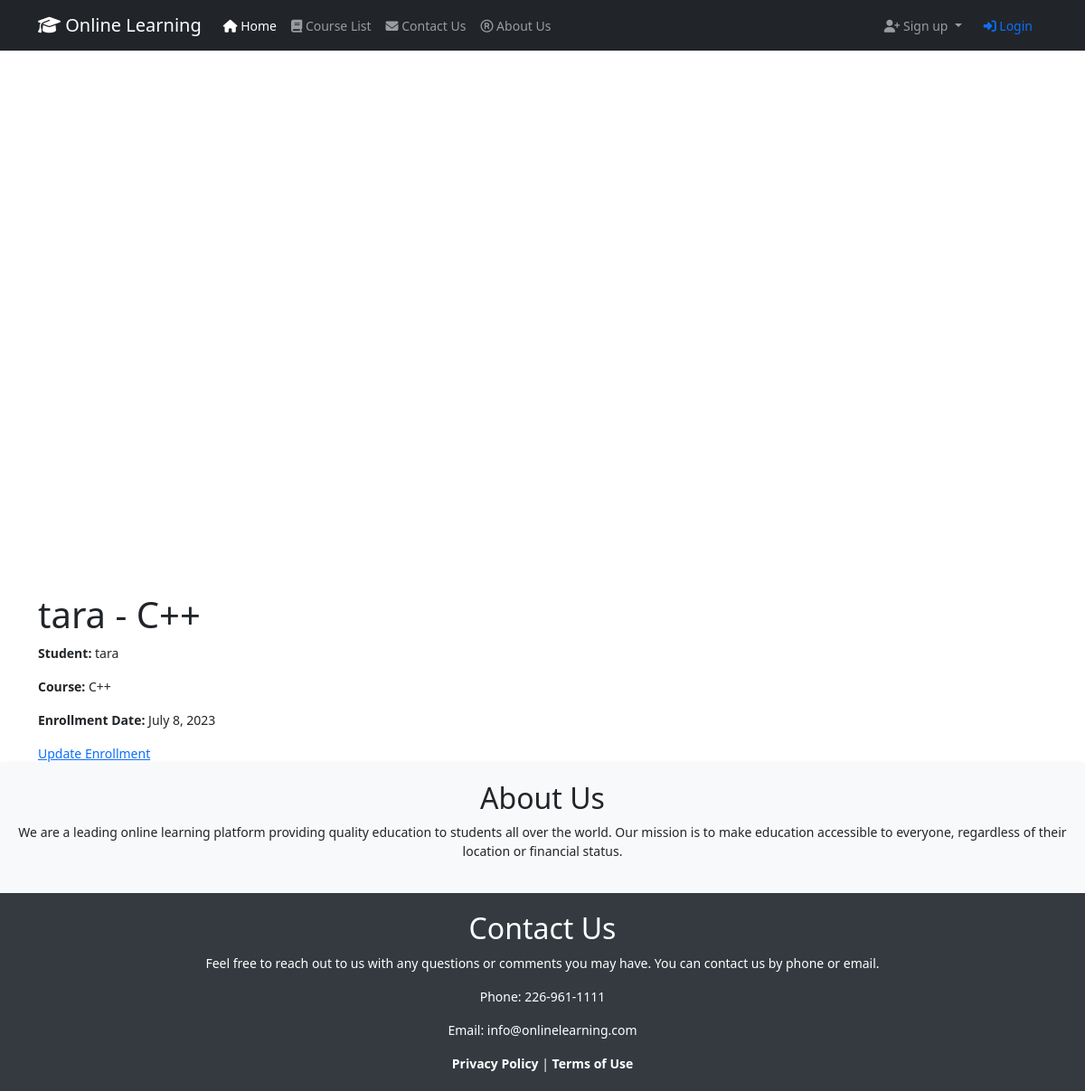
The page /enrollments/2/ on the database its author committed.
### WhiteboardApp/models.py (models this page shows)
class Enrollment(models.Model):
    student = models.ForeignKey(Student, on_delete=models.CASCADE)
    course = models.ForeignKey(Course, on_delete=models.CASCADE)
    enrollment_date = models.DateField(auto_now_add=True)
    def __str__(self):
        return f"{self.student.user.username} - {self.course.title}"

class Student(models.Model):
    user = models.OneToOneField(User, on_delete=models.CASCADE, related_name='student')
    profile_picture = models.ImageField(upload_to='profile_pictures/', null=True, blank=True)
    bio = models.TextField(blank=True)
    date_of_birth = models.DateField(null=True, blank=True)
    address = models.CharField(max_length=255, blank=True)
    website = models.URLField(blank=True)
    phone_number = models.CharField(max_length=15, null=True, blank=True)
    courses_enrolled = models.ManyToManyField(Course, through='Enrollment')
    membership = models.ForeignKey(Membership, on_delete=models.SET_NULL, null=True, default=0)
    additional_data = models.JSONField(blank=True, null=True)
    class Meta:
        db_table = 'WhiteboardApp_student'
        verbose_name = 'student'
        verbose_name_plural = 'students'
    def __str__(self):
        return self.user.username

class Course(models.Model):
    title = models.CharField(max_length=100)
    description = models.TextField()
    instructor = models.ForeignKey(Instructor, on_delete=models.CASCADE)
    start_date = models.DateField()
    end_date = models.DateField()
    is_active = models.BooleanField(default=True)
    syllabus = models.FileField(upload_to='syllabus/', null=True, blank=True)
    prerequisites = models.ManyToManyField('self', blank=True)
    avatar = models.ImageField(upload_to='avatars/', null=True, blank=True)
    additional_data = models.JSONField(blank=True, null=True)
    def __str__(self):
        return self.title

### WhiteboardApp/views.py (the view)
# urls.py: path('enrollments/<int:pk>/', views.enrollment_detail, name='enrollment-detail'),
def enrollment_detail(request, pk):
    enrollment = get_object_or_404(Enrollment, pk=pk)
    return render(request, 'EnrolmentTemplates/Enrollment_detail.html', {'enrollment': enrollment})

### templates/EnrolmentTemplates/Enrollment_detail.html (shortened to what this page needs)
{% extends 'base.html' %}
{% block content %}
  <h1>{{ enrollment }}</h1>
  <p><strong>Student:</strong> {{ enrollment.student }}</p>
  <p><strong>Course:</strong> {{ enrollment.course }}</p>
  <p><strong>Enrollment Date:</strong> {{ enrollment.enrollment_date }}</p>
  <a href="{% url 'WhiteboardApp:enrollment-update' enrollment.pk %}">Update Enrollment</a>
{% endblock %}

### static/css/base.css (style rules this page uses)
body { font-size: 14px; }

### rows shown on the page
Enrollment: student+course "tara - C++", student "tara", course "C++", enrollment_date "July 8, 2023"
